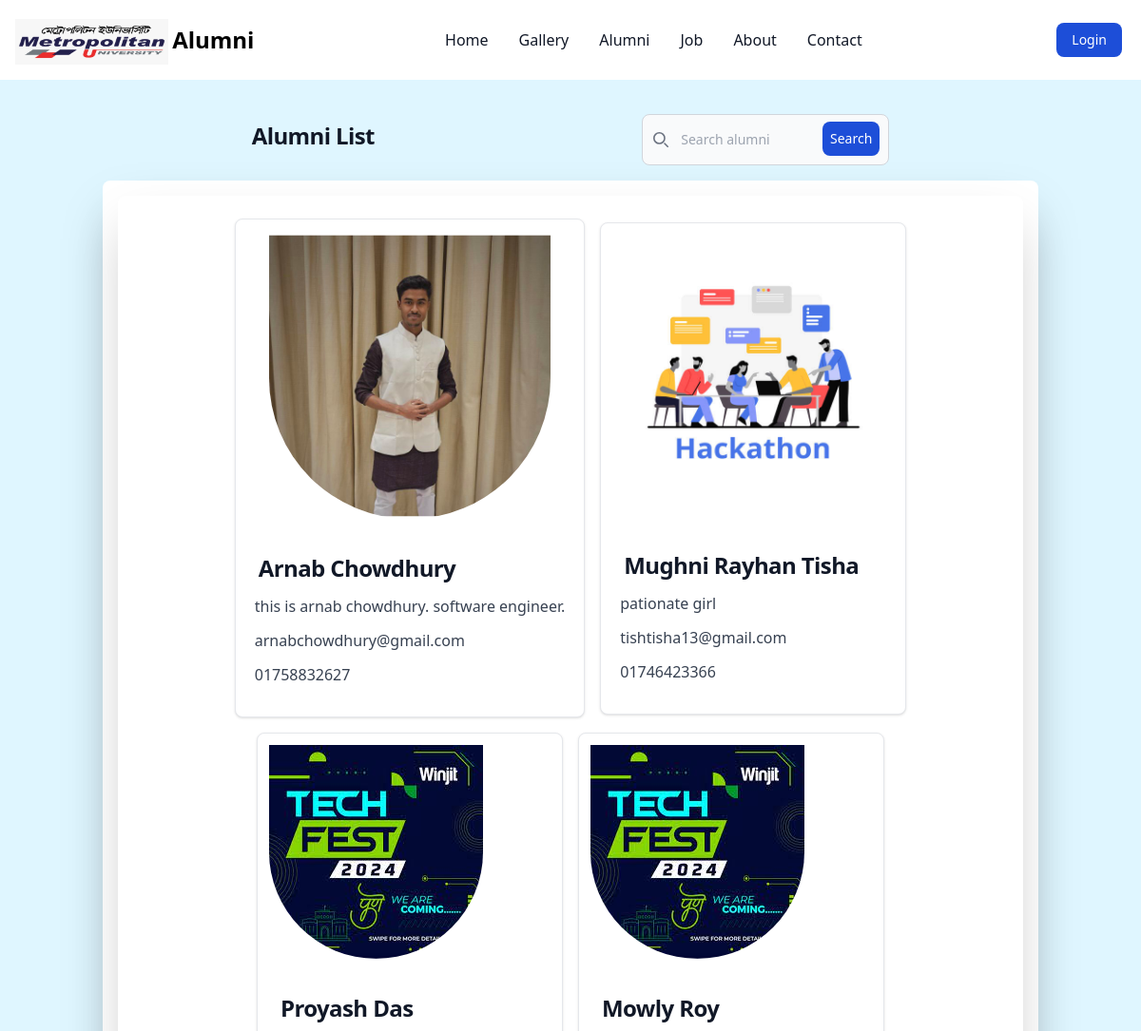
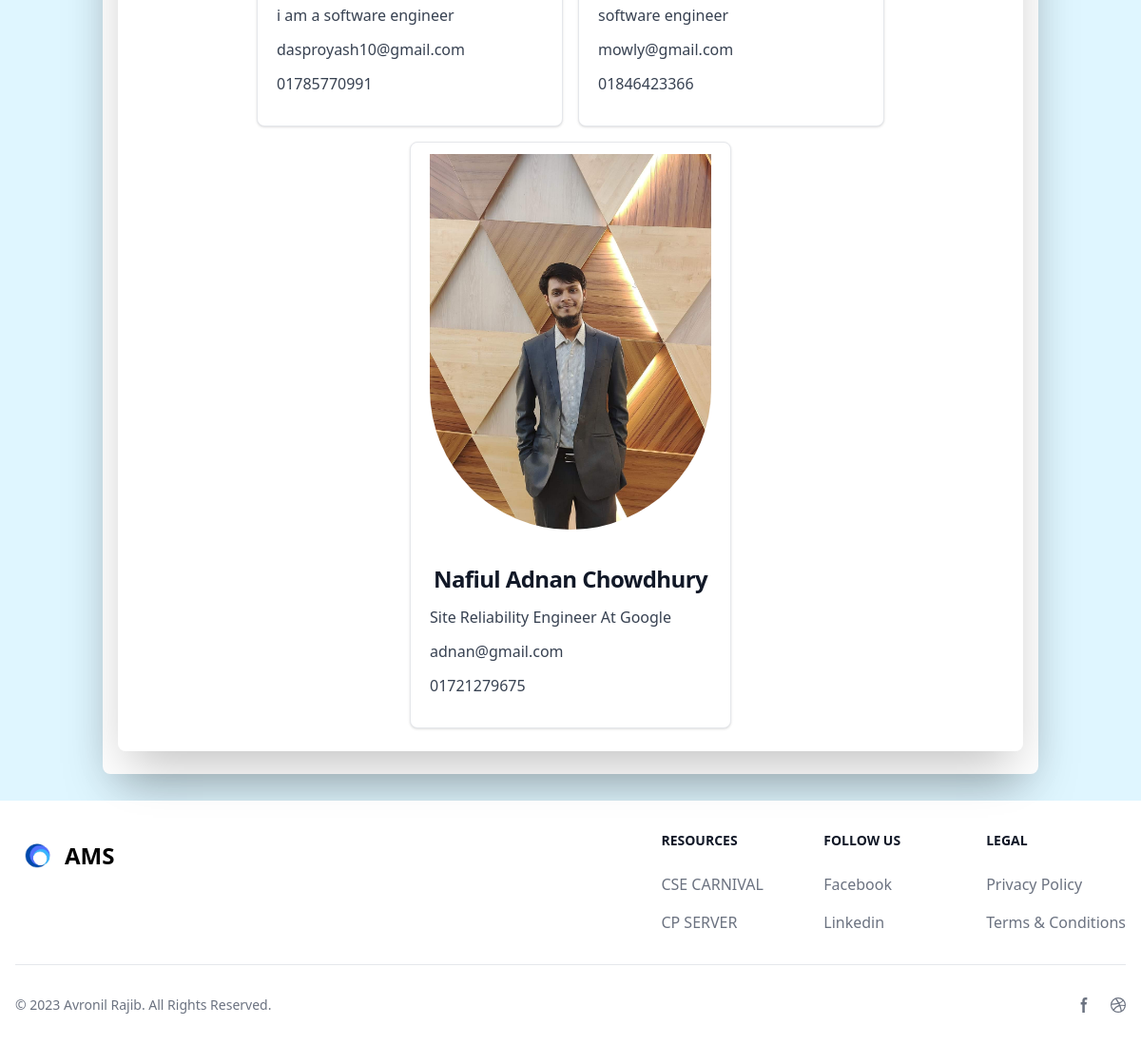
Page /alumni.php on the committed database (2 pictures, top to bottom).
### tables this page shows
CREATE TABLE `alumni` (
  `id` int(255) NOT NULL,
  `fname` varchar(255) NOT NULL,
  `lname` varchar(255) NOT NULL,
  `phone` varchar(255) NOT NULL,
  `dept` varchar(255) NOT NULL,
  `cgpa` varchar(255) NOT NULL,
  `photo` varchar(255) NOT NULL,
  `email` varchar(255) NOT NULL,
  `password` varchar(255) NOT NULL,
  `bio` text NOT NULL
);

### alumni.php (the view, shortened to what this page needs)
<?php
require_once("header.php");
?>
<div class="alumni-section bg-[#DFF6FF]">
    <div class="container p-5">
        <div class="heading-search max-w-screen-xl flex flex-wrap items-center justify-around mx-auto p-4">
            <div class="alumni-list-text">
                <h1 class="mb-2 text-2xl font-bold tracking-tight text-gray-900 dark:text-dark">Alumni List</h1>
            </div>
            <div class="search-alumni">
                <form class="max-w-md mx-auto md:w-auto" action="alumni.php" method="GET">
                    <div class="relative">
                        <div class="absolute inset-y-0 start-0 flex items-center ps-3 pointer-events-none">
                        </div>
                        <input type="search" name="search_alumni" id="default-search" class="block w-full p-4 ps-10 text-sm text-gray-900 border border-gray-300 rounded-lg bg-gray-50 focus:ring-blue-500 focus:border-blue-500 dark:bg-gray-700 dark:border-gray-600 dark:placeholder-gray-400 dark:text-white dark:focus:ring-blue-500 dark:focus:border-blue-500" placeholder="Search alumni" required />
                        <button type="submit" class="text-white absolute end-2.5 bottom-2.5 bg-blue-700 hover:bg-blue-800 focus:ring-4 focus:outline-none focus:ring-blue-300 font-medium rounded-lg text-sm px-2 py-2 dark:bg-blue-600 dark:hover:bg-blue-700 dark:focus:ring-blue-800">Search</button>
                    </div>
                </form>
            </div>
        </div>
                <div class="search-alumni shadow-2xl bg-white rounded-lg mb-2 max-w-screen-xl flex flex-wrap items-center justify-center mx-auto p-4">
        <?php
                require("config/configer.php");
                if(isset($_GET["search_alumni"])){
                  $alumni = $_GET["search_alumni"];
                    $small= strtolower($alumni);
                  $searchData = "SELECT * FROM `alumni` WHERE `fname` LIKE '%$small%'";
                   $queryData= mysqli_query($connect,$searchData);
                   if(mysqli_num_rows($queryData)>0){
                    while($data = mysqli_fetch_assoc($queryData)){
                       $id=$data['id'];
                       $fname=$data['fname'];
                       $lname=$data['lname'];
                        $photo=$data['photo'];
                        $bio=$data['bio'];
                        $dept=$data['dept'];
                        $email=$data['email'];
                        $phone=$data['phone'];
                        ?>
                                       <div class="alumni-items">
                                            <div class="max-w-sm bg-white border border-gray-200 rounded-lg shadow    dark:bg-gray-800 dark:border-gray-700 m-2">
                                                <div class="p-1">
                                                    <img class="rounded-t-lg  p-2 w-80 rounded-full m-auto" src="image/<?php echo $photo; ?>" alt="" />
                                                </div>
                                                <div class="p-5">
                                                    <div class="p-1">
                                                        <h5 class="mb-2 text-2xl font-bold tracking-tight text-gray-900 dark:text-white"><?php echo $fname." ".$lname ?></h5>
                                                    </div>
                                                    <p class="mb-3 font-normal text-gray-700 dark:text-gray-400"><?php echo $bio ?></p>
                                                    <p class="mb-3 font-normal text-gray-700 dark:text-gray-400"><?php echo $email ?></p>
                                                    <p class="mb-3 font-normal text-gray-700 dark:text-gray-400"><?php echo $phone ?></p>
                                                </div>
                                            </div>
                                        </div>
                        <?php
                     }
                   }else{
                      echo "<h1>NOT FOUND!</h1>";
                   }
                   ?>
                      </div>
                     <?php
                }else{
                    ?>
        <div class="alumni-lists shadow-2xl  rounded-lg mb-2 max-w-screen-xl flex flex-wrap items-center justify-center mx-auto p-4">
            <?php
             require("config/configer.php");
             $readData = "SELECT * FROM `alumni`";
             $query=mysqli_query($connect,$readData);
             while($data = mysqli_fetch_assoc($query)){
                $fname=$data['fname'];
                $lname=$data['lname'];
                $photo=$data['photo'];
                $bio=$data['bio'];
                $email=$data['email'];
                $phone=$data['phone'];
             ?>
           <div class="alumni-items">
            <div class="max-w-sm bg-white border border-gray-200 rounded-lg shadow    dark:bg-gray-800 dark:border-gray-700 m-2">
                <div class="p-1 w-80 m-auto">
                    <img class="rounded-t-lg p-2 h-70 rounded-full" src="image/<?php echo $photo; ?>" alt="" />
                </div>
                <div class="p-5">
                    <div class="p-1">
                        <h5 class="mb-2 text-2xl font-bold tracking-tight text-gray-900 dark:text-white"><?php echo $fname." ".$lname ?></h5>
                    </div>
                    <p class="mb-3 font-normal text-gray-700 dark:text-gray-400"><?php echo $bio ?></p>
                    <p class="mb-3 font-normal text-gray-700 dark:text-gray-400"><?php echo $email ?></p>
                    <p class="mb-3 font-normal text-gray-700 dark:text-gray-400"><?php echo $phone ?></p>
                </div>
             </div>
           </div>
           <?php
             }
             ?>
        </div>
                    <?php
                }
             ?>
    </div>
  </div>
<?php
require_once("footer.php");
?>

### header.php (shortened to what this page needs)
<!DOCTYPE html>
<html lang="en">
<head>
    <script src="https://cdn.tailwindcss.com"></script>
    <link rel="stylesheet" href="https://cdnjs.cloudflare.com/ajax/libs/flowbite/2.3.0/flowbite.css" />
    <link rel="stylesheet" href="./css/style.css">
</head>
<body>
<nav class="bg-white border-gray-200 dark:bg-gray-900 sticky top-0 z-50">
  <div class="max-w-screen-xl flex flex-wrap items-center justify-between mx-auto p-4">
  <a href="index.php" class="flex items-center space-x-1 rtl:space-x-reverse">
      <img src="image/Mlogo.jpg" class="h-12 mt-1" alt="Flowbite Logo" />
      <span class="self-center text-2xl font-semibold whitespace-nowrap dark:text-white">Alumni</span>
  </a>
  <div class="flex md:order-2 space-x-3 md:space-x-0 rtl:space-x-reverse">
      <a href="alumni_login.php" type="button" class="text-white bg-blue-700 hover:bg-blue-800 focus:ring-4 focus:outline-none focus:ring-blue-300 font-medium rounded-lg text-sm px-4 py-2 text-center dark:bg-blue-600 dark:hover:bg-blue-700 dark:focus:ring-blue-800 m-1">Login</a>
  </div>
  <div class="items-center justify-between hidden w-full md:flex md:w-auto md:order-1" id="navbar-cta">
    <ul class="flex flex-col font-medium p-4 md:p-0 mt-4 border border-gray-100 rounded-lg bg-gray-50 md:space-x-8 rtl:space-x-reverse md:flex-row md:mt-0 md:border-0 md:bg-white dark:bg-gray-800 md:dark:bg-gray-900 dark:border-gray-700">
      <li>
        <a href="index.php" class="block py-2 px-3 md:p-0 text-gray-900 rounded hover:bg-gray-100 md:hover:bg-transparent md:hover:text-blue-700 md:dark:hover:text-blue-500 dark:text-white dark:hover:bg-gray-700 dark:hover:text-white md:dark:hover:bg-transparent dark:border-gray-700" aria-current="page">Home</a>
      </li>
      <li>
        <a href="gallery.php" class="block py-2 px-3 md:p-0 text-gray-900 rounded hover:bg-gray-100 md:hover:bg-transparent md:hover:text-blue-700 md:dark:hover:text-blue-500 dark:text-white dark:hover:bg-gray-700 dark:hover:text-white md:dark:hover:bg-transparent dark:border-gray-700">Gallery</a>
      </li>
      <li>
        <a href="alumni.php" class="block py-2 px-3 md:p-0 text-gray-900 rounded hover:bg-gray-100 md:hover:bg-transparent md:hover:text-blue-700 md:dark:hover:text-blue-500 dark:text-white dark:hover:bg-gray-700 dark:hover:text-white md:dark:hover:bg-transparent dark:border-gray-700">Alumni</a>
      </li>
      <li>
        <a href="job.php" class="block py-2 px-3 md:p-0 text-gray-900 rounded hover:bg-gray-100 md:hover:bg-transparent md:hover:text-blue-700 md:dark:hover:text-blue-500 dark:text-white dark:hover:bg-gray-700 dark:hover:text-white md:dark:hover:bg-transparent dark:border-gray-700">Job</a>
      </li>
      <li>
        <a href="about.php" class="block py-2 px-3 md:p-0 text-gray-900 rounded hover:bg-gray-100 md:hover:bg-transparent md:hover:text-blue-700 md:dark:hover:text-blue-500 dark:text-white dark:hover:bg-gray-700 dark:hover:text-white md:dark:hover:bg-transparent dark:border-gray-700">About</a>
      </li>
      <li>
        <a href="contact.php" class="block py-2 px-3 md:p-0 text-gray-900 rounded hover:bg-gray-100 md:hover:bg-transparent md:hover:text-blue-700 md:dark:hover:text-blue-500 dark:text-white dark:hover:bg-gray-700 dark:hover:text-white md:dark:hover:bg-transparent dark:border-gray-700">Contact</a>
      </li>
    </ul>
  </div>
  </div>
</nav>

### footer.php (shortened to what this page needs)
<footer class="bg-white dark:bg-gray-900">
            <div class="mx-auto w-full max-w-screen-xl p-4 py-6 lg:py-8">
                <div class="md:flex md:justify-between">
                <div class="mb-6 md:mb-0">
                    <a href="index.php" class="flex items-center">
                        <img src="image/logo.png" class="h-12 me-1 mt-1" alt="FlowBite Logo" />
                        <span class="self-center text-2xl font-semibold whitespace-nowrap dark:text-white">AMS</span>
                    </a>
                </div>
                <div class="grid grid-cols-2 gap-8 sm:gap-6 sm:grid-cols-3">
                    <div>
                        <h2 class="mb-6 text-sm font-semibold text-gray-900 uppercase dark:text-white">Resources</h2>
                        <ul class="text-gray-500 dark:text-gray-400 font-medium">
                            <li class="mb-4">
                                <a href="#" class="hover:underline">CSE CARNIVAL</a>
                            </li>
                            <li>
                                <a href="#" class="hover:underline">CP SERVER</a>
                            </li>
                        </ul>
                    </div>
                    <div>
                        <h2 class="mb-6 text-sm font-semibold text-gray-900 uppercase dark:text-white">Follow us</h2>
                        <ul class="text-gray-500 dark:text-gray-400 font-medium">
                            <li class="mb-4">
                                <a href="https://www.facebook.com/metropolitanuniversity" class="hover:underline ">Facebook</a>
                            </li>
                            <li>
                                <a href="https://www.linkedin.com/school/metrouni-edu-bd/" class="hover:underline">Linkedin</a>
                            </li>
                        </ul>
                    </div>
                    <div>
                        <h2 class="mb-6 text-sm font-semibold text-gray-900 uppercase dark:text-white">Legal</h2>
                        <ul class="text-gray-500 dark:text-gray-400 font-medium">
                            <li class="mb-4">
                                <a href="#" class="hover:underline">Privacy Policy</a>
                            </li>
                            <li>
                                <a href="#" class="hover:underline">Terms &amp; Conditions</a>
                            </li>
                        </ul>
                    </div>
                </div>
            </div>
            <hr class="my-6 border-gray-200 sm:mx-auto dark:border-gray-700 lg:my-8" />
            <div class="sm:flex sm:items-center sm:justify-between">
                <span class="text-sm text-gray-500 sm:text-center dark:text-gray-400">© 2023 <a href="https://www.facebook.com/avronilrajib" class="hover:underline">Avronil Rajib</a>. All Rights Reserved.
                </span>
                <div class="flex mt-4 sm:justify-center sm:mt-0">
                    <a href="https://www.facebook.com/metropolitanuniversity" class="text-gray-500 hover:text-gray-900 dark:hover:text-white">
                        <svg class="w-4 h-4" aria-hidden="true" xmlns="http://www.w3.org/2000/svg" fill="currentColor" viewBox="0 0 8 19">
                                <path fill-rule="evenodd" d="M6.135 3H8V0H6.135a4.147 4.147 0 0 0-4.142 4.142V6H0v3h2v9.938h3V9h2.021l.592-3H5V3.591A.6.6 0 0 1 5.592 3h.543Z" clip-rule="evenodd"/>
                            </svg>
                    </a>
                    <a href="https://metrouni.edu.bd/" class="text-gray-500 hover:text-gray-900 dark:hover:text-white ms-5">
                    </a>
                </div>
            </div>
            </div>
    </footer>

### css/style.css (style rules this page uses)
.container, .container-fluid, .container-lg, .container-md, .container-sm, .container-xl, .container-xxl { --bs-gutter-x: 1.5rem; --bs-gutter-y: 0; width: 100%; padding-right: calc(var(--bs-gutter-x) * .5); padding-left: calc(var(--bs-gutter-x) * .5); margin-right: auto; margin-left: auto }
@media (min-width:576px) { .container, .container-sm { max-width: 540px } }
@media (min-width:768px) { .container, .container-md, .container-sm { max-width: 720px } }
@media (min-width:992px) { .container, .container-lg, .container-md, .container-sm { max-width: 960px } }
@media (min-width:1200px) { .container, .container-lg, .container-md, .container-sm, .container-xl { max-width: 1140px } }
.text-center { text-align: center; padding: 10px; }

### rows in the picture
alumni: photo (picture), fname "Arnab", lname "Chowdhury", bio "this is arnab chowdhury. software engineer.", email "arnabchowdhury@gmail.com", phone "01758832627"
alumni: photo (picture), fname "Mughni", lname "Rayhan Tisha", bio "pationate girl", email "tishtisha13@gmail.com", phone "01746423366"
alumni: photo (picture), fname "Proyash", lname "Das", bio "i am a software engineer", email "dasproyash10@gmail.com", phone "01785770991"
alumni: photo (picture), fname "Mowly", lname "Roy", bio "software engineer", email "mowly@gmail.com", phone "01846423366"
alumni: photo (picture), fname "Nafiul Adnan", lname "Chowdhury", bio "Site Reliability Engineer At Google", email "adnan@gmail.com", phone "01721279675"
